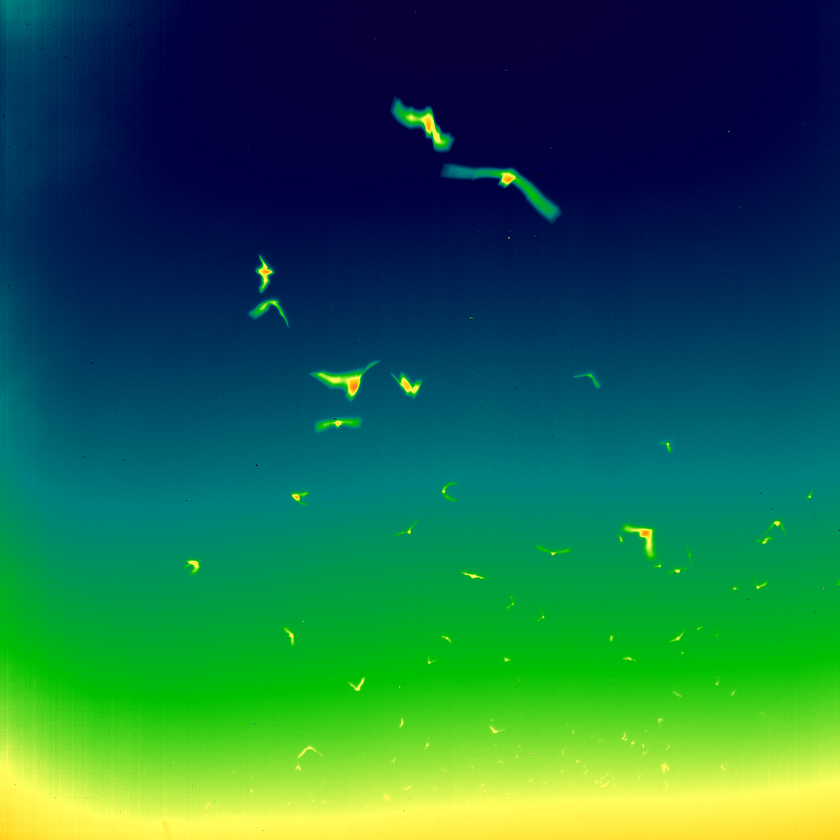
#> input picture Homeworks/HW5/CS585-BatImages/CS585Bats-FalseColor_frame000000817.ppm, 840 x 840 px, shrunk from 1024 x 1024 before the run, given in place of the camera
$ jupyter execute lab3_skeleton.ipynb
#> lines starting #> are read from the running program, lines starting #| are printed output that depends on the picture; after the words box and inside, x2 and y2 are one past the last pixel; in counts of white or black regions, pixels touching at a corner belong together
#> further down, frame0 is the input picture: shape (840, 840, 3); mean B, G, R 72.8, 103.6, 29.4
[cell 1]
'''
CS585_Lab3
CS585 Image and Video Computing
Lab 3
--------------
This program introduces the following concepts:
	a) Reading a stream of images from a webcamera, and displaying the video
	b) Skin color detection
	c) Background differencing
	d) Visualizing motion history
--------------
'''
import cv2
import sys
import numpy as np

[cell 2]
a = np.random.random((5,5))
print(a)

[cell 3]
mask = a > 0.5
print(mask.all() or mask.all())

[cell 4]
def my_skin_detect(src):
    '''
    Function that detects whether a pixel belongs to the skin based on RGB values
    Args:
        src The source color image
    Returns:
        dst The destination grayscale image where skin pixels are colored white and the rest are colored black
    Surveys of skin color modeling and detection techniques:
    Vezhnevets, Vladimir, Vassili Sazonov, and Alla Andreeva. "A survey on pixel-based skin color detection techniques." Proc. Graphicon. Vol. 3. 2003.
    Kakumanu, Praveen, Sokratis Makrogiannis, and Nikolaos Bourbakis. "A survey of skin-color modeling and detection methods." Pattern recognition 40.3 (2007): 1106-1122.
    '''
    hsv_min = np.array([0, 60, 50], dtype = "uint8")
    hsv_max = np.array([30, 255, 255], dtype = "uint8")
    hsv_src = cv2.cvtColor(src, cv2.COLOR_BGR2HSV)
#> hsv_src: shape (840, 840, 3); mean H, S, V 87.7, 244.3, 128.4
    hsv_skin_region = cv2.inRange(hsv_src, hsv_min, hsv_max)
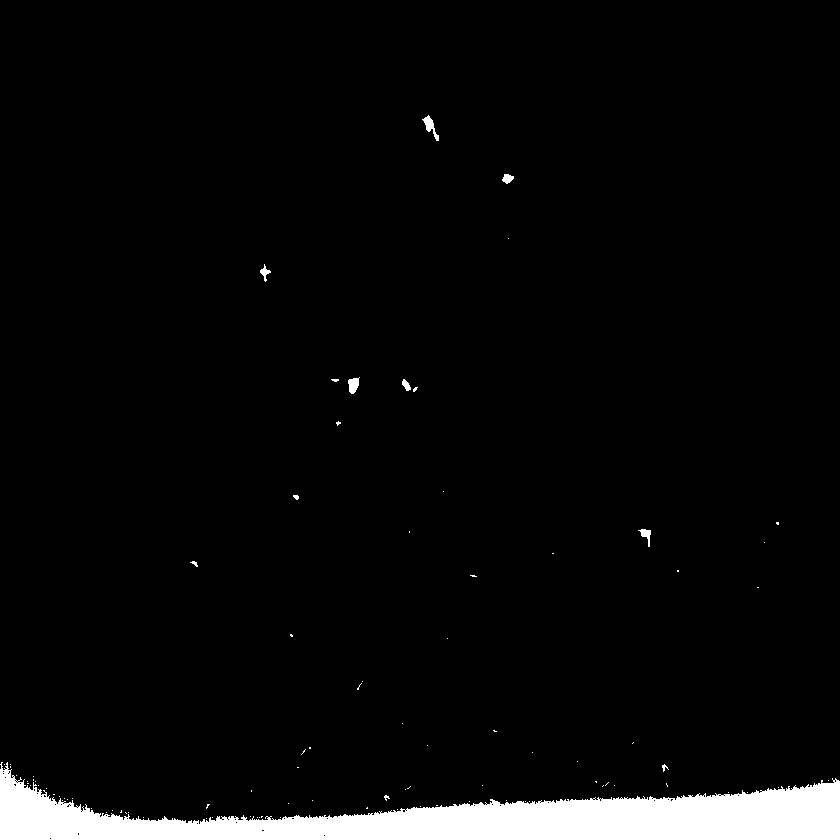
#> hsv_skin_region: shape (840, 840); 4.4% white; 92 white regions (82 under 20 px), largest, box (x1, y1, x2, y2) and area: (0, 762, 840, 840) 30009, (422, 115, 439, 141) 155, (348, 377, 360, 394) 137

    dst = cv2.bitwise_and(src, src, mask = hsv_skin_region)
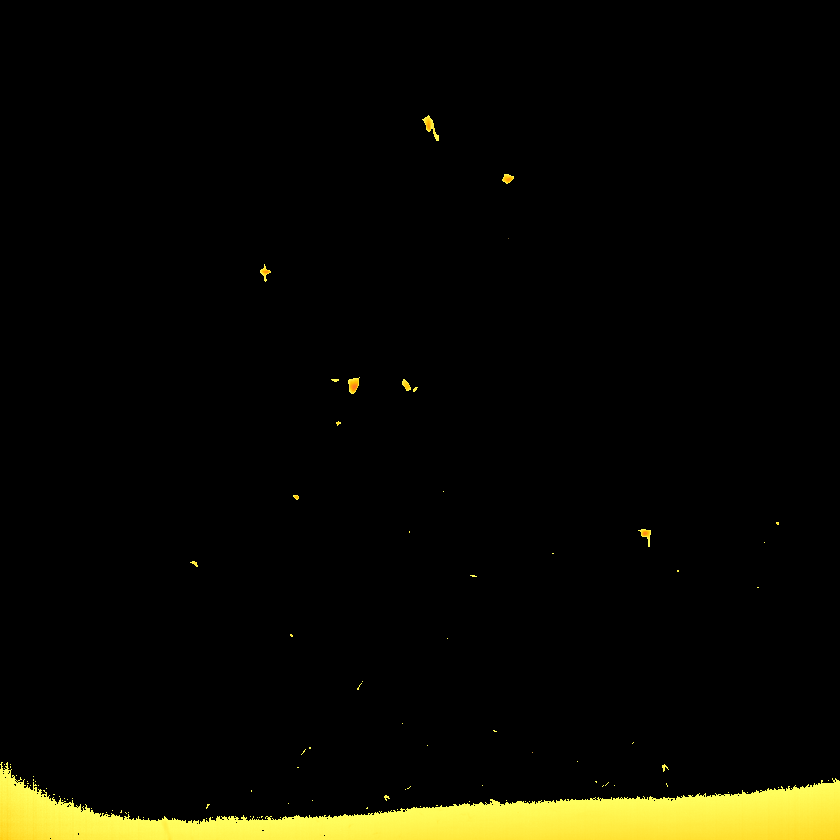
#> dst: shape (840, 840, 3); mean B, G, R 3.3, 10.6, 11.2

    return cv2.cvtColor(dst, cv2.COLOR_BGR2GRAY)
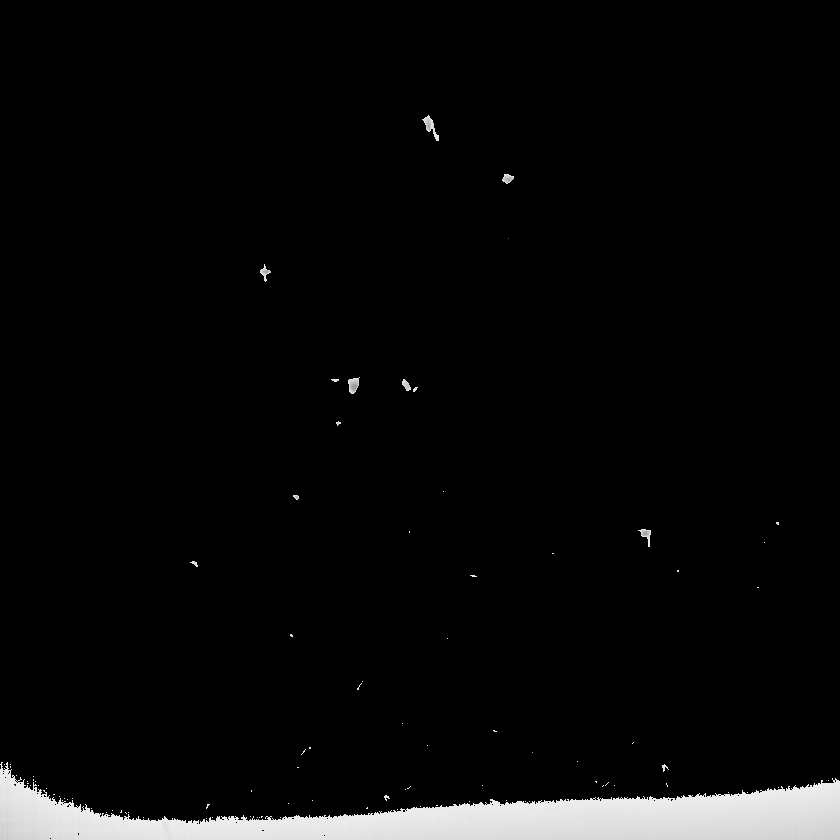
#> returned value: shape (840, 840); min 0, max 241, mean 9.9


def my_frame_differencing(prev, curr):
    '''
    Function that does frame differencing between the current frame and the previous frame
    Args:
        src The current color image
        prev The previous color image
    Returns:
        dst The destination grayscale image where pixels are colored white if the corresponding pixel intensities in the current
    and previous image are not the same
    '''

    dst = cv2.absdiff(prev, curr)
#> dst: shape (840, 840, 3); every value is 0
    gs = cv2.cvtColor(dst, cv2.COLOR_BGR2GRAY)
#> gs: shape (840, 840); every value is 0
    return (gs > 50).astype(np.uint8) * 255

def my_motion_energy(mh):
    '''
    Function that accumulates the frame differences for a certain number of pairs of frames
    Args:
        mh Vector of frame difference images
    Returns:
        dst The destination grayscale image to store the accumulation of the frame difference images
    '''
    return cv2.add(mh[0], mh[1])

[cell 5]
# ----------------
# a) Reading a stream of images from a webcamera, and displaying the video
# ----------------
# For more information on reading and writing video: http://docs.opencv.org/modules/highgui/doc/reading_and_writing_images_and_video.html
# open the video camera no. 0
cap = cv2.VideoCapture(0)

# if not successful, exit program
if not cap.isOpened():
    print("Cannot open the video cam")
    sys.exit()

# create a window called "MyVideo0"
cv2.namedWindow("Webcam", cv2.WINDOW_AUTOSIZE)

# read a new frame from video
ret, frame0 = cap.read()
if not ret:
    print("Cannot read a frame from video stream")

# show the frame in "Webcam" window
cv2.imshow("Webcam", frame0)

# create windows
cv2.namedWindow("MyVideo", cv2.WINDOW_AUTOSIZE)
cv2.namedWindow("FrameDiff", cv2.WINDOW_AUTOSIZE)
cv2.namedWindow("MotionEnergy", cv2.WINDOW_AUTOSIZE)

my_motion_history = []
fMH1 = np.zeros((np.shape(frame0)[0], np.shape(frame0)[1]), dtype=np.uint8)
fMH2 = np.zeros((np.shape(frame0)[0], np.shape(frame0)[1]), dtype=np.uint8)
fMH3 = np.zeros((np.shape(frame0)[0], np.shape(frame0)[1]), dtype=np.uint8)
my_motion_history.append(fMH1)
my_motion_history.append(fMH2)
my_motion_history.append(fMH3)

while(1):
    # read a new frame from video
    ret, frame = cap.read()
    # if not successful, break loop
    if not ret:
        print("Cannot read a frame from video stream")
        break

    cv2.imshow("Webcam", frame)

    # ----------------
    # b) Skin color detection
    # ----------------
    frame_dst = my_skin_detect(frame)
    cv2.imshow("Skin", frame_dst)

    # ----------------
    # c) Background differencing
    # ----------------

    # call my_frame_differencing function
    frame_dst = my_frame_differencing(frame0, frame)
    cv2.imshow("FrameDiff", frame_dst)

    # ----------------
    #  d) Visualizing motion history
    # ----------------

    my_motion_history.pop(0)
    my_motion_history.append(frame_dst)

    # call my_motion_energy function
    myMH = my_motion_energy(my_motion_history)
    cv2.imshow("MotionEnergy", myMH)
    frame0 = frame

    # wait for 'esc' key press for 30ms. If 'esc' key is pressed, break loop
    if cv2.waitKey(30) == 27:
#> (key Esc is pressed here)
        print("esc key is pressed by user")
        break

# When everything done, release the capture
cap.release()
cv2.destroyAllWindows()
cv2.waitKey(1)
